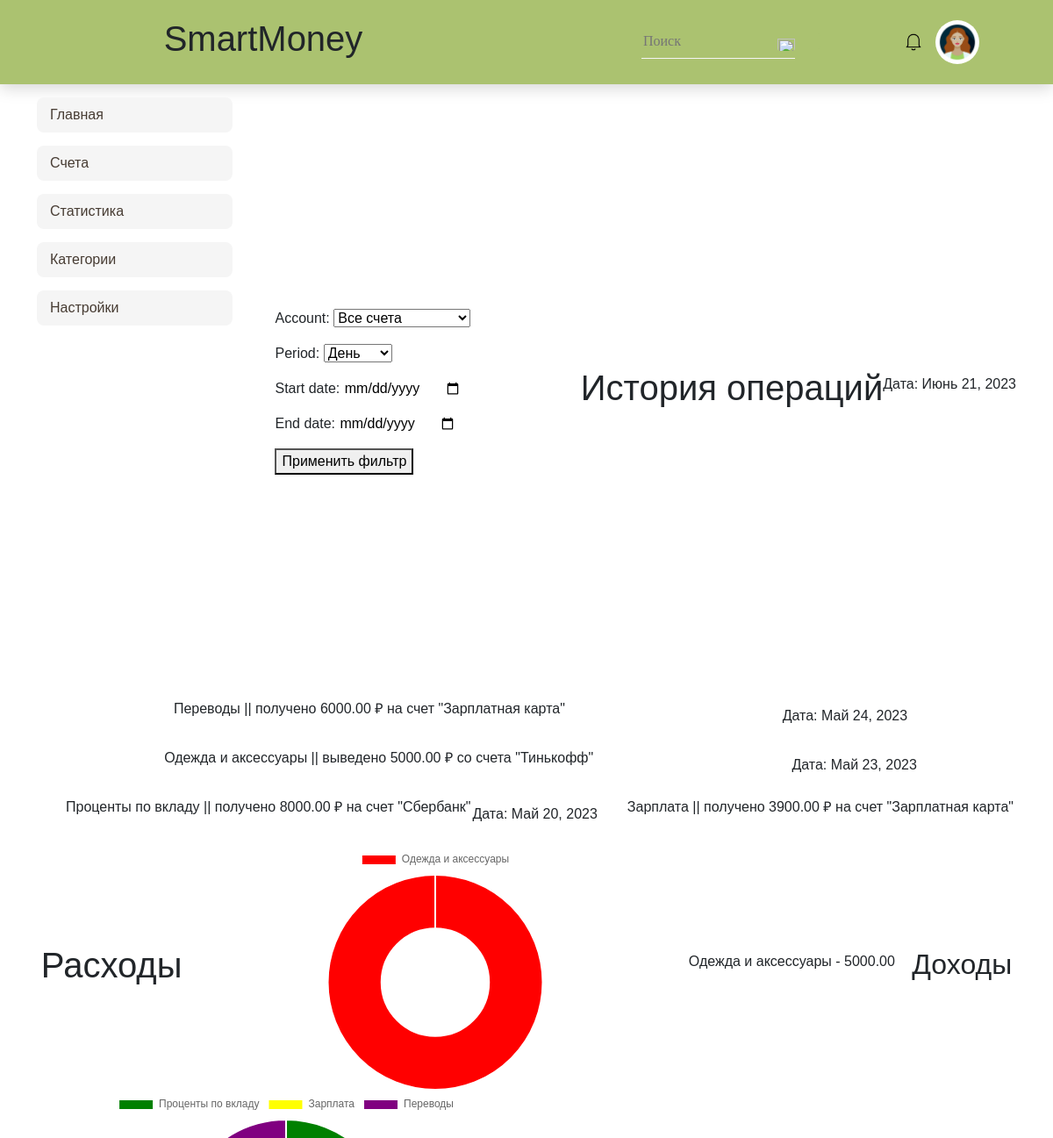
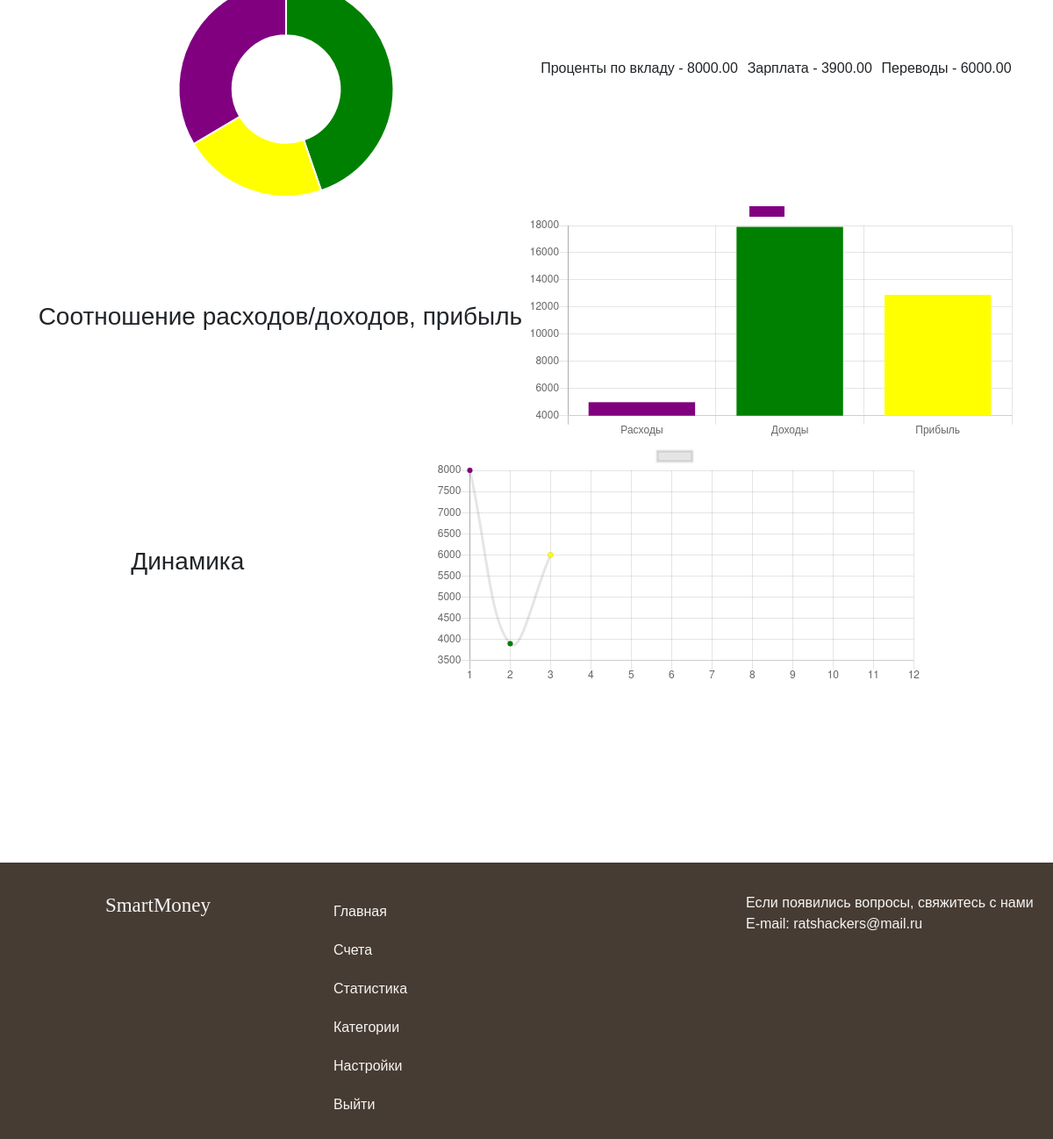
/users/statistics/ (signed in), run on the app's committed database (2 pictures, top to bottom).
### users/models.py (models this page shows, shortened)
class Operation(models.Model):
    EXPENSES = 'Расходы'
    INCOME = 'Доходы'
    CATEGORY_TYPE_CHOICES = (
        (EXPENSES, 'Расходы'),
        (INCOME, 'Доходы'),
    )
    user = models.ForeignKey(AUTH_USER_MODEL, on_delete=models.CASCADE)
    key = models.CharField(max_length=100, choices=CATEGORY_TYPE_CHOICES, default=EXPENSES, blank=True)
    category = models.ForeignKey(CategoryModel, on_delete=models.CASCADE)
    account = models.ForeignKey(Account, on_delete=models.CASCADE)
    amount = models.DecimalField(max_digits=10, decimal_places=2, validators=[positive_number_validator])
    date = models.DateField()
    comment = models.TextField(blank=True)

class CategoryModel(models.Model):
    EXPENSES = 'Расходы'
    INCOME = 'Доходы'
    CATEGORY_TYPE_CHOICES = (
        (EXPENSES, 'Расходы'),
        (INCOME, 'Доходы'),
    )
    user = models.ForeignKey(AUTH_USER_MODEL, on_delete=models.CASCADE)
    category_name = models.CharField(max_length=100, blank=True)
    key = models.CharField(max_length=100, choices=CATEGORY_TYPE_CHOICES, default=EXPENSES, blank=True)
    color = models.CharField(max_length=7, default="#000000")
    def __str__(self):
        return f"{self.category_name}"

class Account(models.Model):
    user = models.ForeignKey(AUTH_USER_MODEL, on_delete=models.CASCADE)
    name = models.CharField(max_length=50)
    balance = models.DecimalField(max_digits=10, decimal_places=2, validators=[positive_number_validator])
    color = models.CharField(max_length=7, default="#000000")
    def __str__(self):
        return f"{self.name}"

### users/views.py (the view)
# urls.py: path('statistics/', statistics_page, name='statistics'),
@login_required
def statistics_page(request):
    accounts = Account.objects.filter(user=request.user)
    daily_operations = Operation.objects.filter(user=request.user)
    regular_transactions = RegularTransaction.objects.filter(user=request.user)
    if request.method == 'POST':
        form = OperationFilterForm(request.user, request.POST)
        if form.is_valid():
            account = form.cleaned_data['account']
            period = form.cleaned_data['period']
            start_date = form.cleaned_data['start_date']
            end_date = form.cleaned_data['end_date']
            if account:
                daily_operations = daily_operations.filter(account=account)
                regular_transactions = regular_transactions.filter(account=account)
            if period == 'day':
                start_date = end_date
            elif period == 'week':
                start_date = end_date - timedelta(days=6)
            elif period == 'month':
                start_date = end_date.replace(day=1)
            elif period == 'year':
                start_date = end_date.replace(month=1, day=1)
            daily_operations = daily_operations.filter(date__range=(start_date, end_date))
            regular_transactions = regular_transactions.filter(date__range=(start_date, end_date))
    else:
        form = OperationFilterForm(request.user)
    expense_operations_daily = daily_operations.filter(key=Operation.EXPENSES)
    income_operations_daily = daily_operations.filter(key=Operation.INCOME)
    expense_operations_regular = regular_transactions.filter(key=RegularTransaction.EXPENSES)
    income_operations_regular = regular_transactions.filter(key=RegularTransaction.INCOME)
    expense_operations = list(expense_operations_daily) + list(expense_operations_regular)
    income_operations = list(income_operations_daily) + list(income_operations_regular)
    combined_operations = list(daily_operations) + list(regular_transactions)
    sorted_operations = reversed(sorted(combined_operations, key=lambda op: op.date))
    data_expenses = []
    labels_expenses = []
    for expense_operation in expense_operations:
        data_expenses.append(int(expense_operation.amount))
        labels_expenses.append(str(expense_operation.category.category_name))
    data_incomes = []
    labels_incomes = []
    for income_operation in income_operations:
        data_incomes.append(int(income_operation.amount))
        labels_incomes.append(str(income_operation.category.category_name))
    results = [sum(data_expenses),
               sum(data_incomes),
               sum(data_incomes) - sum(data_expenses)]
    string_result = ['Расходы', 'Доходы', 'Прибыль']
    context = {
        'accounts': accounts,
        'daily_operations': daily_operations,
        'regular_transactions': regular_transactions,
        'sorted_operations': sorted_operations,
        'data_expenses': data_expenses,
        'labels_expenses': labels_expenses,
        'data_incomes': data_incomes,
        'labels_incomes': labels_incomes,
        'results': results,
        'string_results': string_result,
        'form': form,
    }
    return render(request, 'statistics/statistic_main.html', context=context)

### users/forms.py
class OperationFilterForm(forms.Form):
    account = forms.ModelChoiceField(queryset=Account.objects.none(), required=False, empty_label="Все счета",)
    period = forms.ChoiceField(choices=RegularTransaction.PERIODICITY_CHOICES)
    start_date = forms.DateField(widget=forms.DateInput(attrs={'type': 'date'}))
    end_date = forms.DateField(widget=forms.DateInput(attrs={'type': 'date'}))
    def __init__(self, user, *args, **kwargs):
        super().__init__(*args, **kwargs)
        self.fields['account'].queryset = Account.objects.filter(user=user)

### users/templates/users/statistics/statistic_main.html (shortened to what this page needs)
{% extends 'users/statistics/statistic_base.html' %}
{% block content %}
    <form method="post" action="{% url 'main' %}">
        {{ form.as_p|safe }}
        <button type="submit">Применить фильтр</button>
    </form>
    <h1>История операций</h1>
    {% regroup sorted_operations by date as operations_by_date %}
    {% for group in operations_by_date %}
        <p>Дата: {{ group.grouper }}</p>
        {% for operation in group.list %}
        <ul>
            {% if operation.key == 'Расходы' %}
                <p>{{ operation.category }} || выведено {{ operation.amount }} ₽ со счета "{{ operation.account }}"</p>
            {% else %}
                <p>{{ operation.category }} || получено {{ operation.amount }} ₽ на счет "{{ operation.account }}"</p>
            {% endif %}
        </ul>
        {% endfor %}
    {% endfor %}
    <h1>Расходы</h1>
    <div id="container1" style="width: 50%;">
        <canvas id="pie-chart1"></canvas>
    </div>
    {% for daily_operation in daily_operations %}
        {% if daily_operation.key == 'Расходы' %}
            <p>{{ daily_operation.category }} - {{ daily_operation.amount }}</p>
        {% endif %}
    {% endfor %}
    <h2>Доходы</h2>
    <div id="container2" style="width: 50%;">
        <canvas id="pie-chart2"></canvas>
    </div>
    {% for daily_operation in daily_operations %}
        {% if daily_operation.key == 'Доходы' %}
            <p>{{ daily_operation.category }} - {{ daily_operation.amount }}</p>
        {% endif %}
    {% endfor %}
    <h3>Соотношение расходов/доходов, прибыль</h3>
    <div id="container3" style="width: 50%;">
        <canvas id="pie-chart3"></canvas>
    </div>
    <h3>Динамика</h3>
    <div id="container4" style="width: 50%;">
        <canvas id="pie-chart4"></canvas>
    </div>
    <script>
      var config1 = {
        type: 'doughnut',
        data: {
            datasets: [{
                data: {{ data_expenses|safe }},
                backgroundColor: [
                    'red', 'orange', 'blue'
                ],
                label: 'Label'
            }],
            labels: {{ labels_expenses|safe }}
        },
        options: {
            responsive: true
        }
      };
      var config2 = {
        type: 'doughnut',
        data: {
            datasets: [{
                data: {{ data_incomes|safe }},
                backgroundColor: [
                    'green', 'yellow', 'purple'
                ],
                label: 'Label'
            }],
            labels: {{ labels_incomes|safe }}
        },
        options: {
            responsive: true
        }
      };
      var config3 = {
        type: 'bar',
        data: {
            datasets: [{
                data: {{ results|safe }},
                backgroundColor: [
                    'purple', 'green', 'yellow'
                ],
                label: ''
            }],
            labels: {{ string_results|safe }},
        },
        options: {
            responsive: true
        }
      };
      var config4 = {
        type: 'line',
        data: {
            datasets: [{
                data: {{ data_incomes|safe }},
                backgroundColor: [
                    'purple', 'green', 'yellow'
                ],
                fill: false,
                label: ''
            }],
            labels: [1, 2, 3, 4, 5, 6, 7, 8, 9, 10, 11, 12],
        },
        options: {
            responsive: true
        }
      };
      window.onload = function() {
        var ctx1 = document.getElementById('pie-chart1').getContext('2d');
        window.myPie1 = new Chart(ctx1, config1);
        var ctx2 = document.getElementById('pie-chart2').getContext('2d');
        window.myPie2 = new Chart(ctx2, config2);
        var ctx3 = document.getElementById('pie-chart3').getContext('2d');
        window.myPie3 = new Chart(ctx3, config3);
        var ctx4 = document.getElementById('pie-chart4').getContext('2d');
        window.myPie4 = new Chart(ctx4, config4);
      };
    </script>
{% endblock %}

### users/static/css/base.css (style rules this page uses)
* { box-sizing: border-box; }
body { margin: 0; font-family: Arial, sans-serif; }
form { justify-content: center; margin: 0 auto; width: 300px; }
input { border: none; outline: none; border-radius: 3px; }

### data on the page
Operation: grouper "Июнь 21, 2023", category "Переводы", amount "6000.00", account "Зарплатная карта"
Operation: grouper "Май 24, 2023", category "Одежда и аксессуары", amount "5000.00", account "Тинькофф"
Operation: grouper "Май 23, 2023", category "Проценты по вкладу", amount "8000.00", account "Сбербанк"
Operation: grouper "Май 20, 2023", category "Зарплата", amount "3900.00", account "Зарплатная карта"

### other printed values
chart data {{ labels_expenses|safe }} ['Одежда и аксессуары']
chart data {{ data_incomes|safe }} [8000, 3900, 6000]
chart data {{ labels_incomes|safe }} ['Проценты по вкладу', 'Зарплата', 'Переводы']
